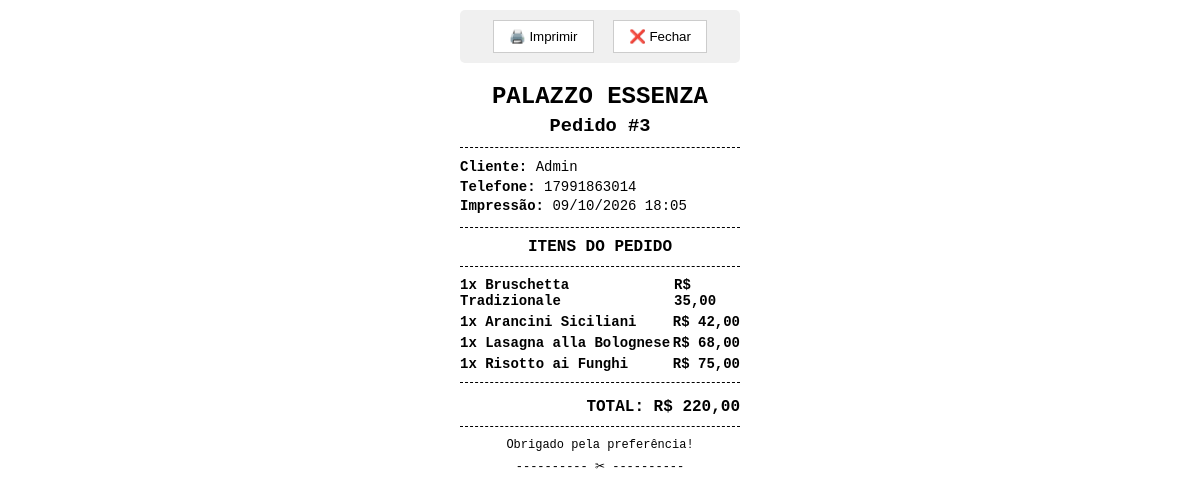
The page /imprimir_pedido.php?id=3 (signed in) on the database its author committed.
### tables this page shows
CREATE TABLE `pedidos` (
  `id` int(11) NOT NULL,
  `usuario_id` int(11) NOT NULL,
  `total` decimal(10,2) NOT NULL,
  `status` varchar(50) DEFAULT 'pendente',
  `troco_para` decimal(10,2) DEFAULT NULL,
  `criado_em` timestamp NULL DEFAULT current_timestamp()
);

CREATE TABLE `usuarios` (
  `id` int(11) NOT NULL,
  `nome` varchar(100) NOT NULL,
  `email` varchar(100) NOT NULL,
  `senha` varchar(255) NOT NULL,
  `telefone` varchar(20) NOT NULL,
  `criado_em` timestamp NULL DEFAULT current_timestamp(),
  `is_admin` tinyint(1) DEFAULT 0,
  `foto_perfil` mediumblob DEFAULT NULL,
  `codigo_ativacao` varchar(6) DEFAULT NULL,
  `status_conta` varchar(20) DEFAULT 'pendente'
);

CREATE TABLE `itens_pedido` (
  `id` int(11) NOT NULL,
  `pedido_id` int(11) NOT NULL,
  `nome_produto` varchar(255) NOT NULL,
  `detalhes` text DEFAULT NULL,
  `quantidade` int(11) DEFAULT 1,
  `preco_unitario` decimal(10,2) NOT NULL
);

### imprimir_pedido.php (the view, shortened to what this page needs)
<?php
require 'conexao.php';
$pedido_id = $_GET['id'];
try {
    $stmt = $pdo->prepare("
        SELECT p.*, u.nome, u.telefone
        FROM pedidos p
        JOIN usuarios u ON p.usuario_id = u.id
        WHERE p.id = ?
    ");
    $stmt->execute([$pedido_id]);
    $pedido = $stmt->fetch(PDO::FETCH_ASSOC);
    $stmtItens = $pdo->prepare("SELECT * FROM itens_pedido WHERE pedido_id = ?");
    $stmtItens->execute([$pedido_id]);
    $itens = $stmtItens->fetchAll(PDO::FETCH_ASSOC);
} catch (PDOException $e) {
    die("Erro ao buscar pedido: " . $e->getMessage());
}
?>
<!DOCTYPE html>
<html lang="pt-br">
<head>
</head>
<body onload="window.print()">
    <div class="controls">
        <button onclick="window.print()">🖨️ Imprimir</button>
        <button onclick="window.close()">❌ Fechar</button>
    </div>
    <h2>PALAZZO ESSENZA</h2>
    <h3>Pedido #<?= $pedido['id'] ?></h3>
    <div class="divider"></div>
    <p>
        <strong>Cliente:</strong> <?= htmlspecialchars(explode(' ', $pedido['nome'])[0]) ?><br>
        <strong>Telefone:</strong> <?= htmlspecialchars($pedido['telefone']) ?><br>
        <strong>Impressão:</strong> <?= date('d/m/Y H:i') ?>
    </p>
    <div class="divider"></div>
    <h4>ITENS DO PEDIDO</h4>
    <div class="divider"></div>
    <?php foreach ($itens as $item): ?>
        <div class="item">
            <span>1x <?= htmlspecialchars($item['nome_produto']) ?></span>
            <span>R$ <?= number_format($item['preco_unitario'], 2, ',', '.') ?></span>
        </div>
    <?php endforeach; ?>
    <div class="divider"></div>
    <div class="total-box">
        TOTAL: R$ <?= number_format($pedido['total'], 2, ',', '.') ?>
    </div>
    <div class="divider"></div>
    <p style="text-align: center; font-size: 12px;">Obrigado pela preferência!</p>
    <p style="text-align: center; font-size: 12px;">---------- ✂ ----------</p>
</body>
</html>

### imprimir_pedido.php (style rules this page uses)
* { box-sizing: border-box; }
body { font-family: 'Courier New', Courier, monospace; width: 300px; margin: 0 auto; padding: 10px; color: #000; background: #fff; }
h2, h3, h4 { text-align: center; margin: 5px 0; }
p { margin: 5px 0; font-size: 14px; line-height: 1.4; }
.divider { border-top: 1px dashed #000; margin: 10px 0; }
.item { display: flex; justify-content: space-between; font-weight: bold; font-size: 14px; margin-top: 5px; }
.total-box { margin-top: 15px; font-size: 16px; font-weight: bold; text-align: right; }
.controls { text-align: center; margin-bottom: 20px; padding: 10px; background: #f0f0f0; border-radius: 5px; }
.controls button { padding: 8px 15px; margin: 0 5px; cursor: pointer; border: 1px solid #ccc; background: #fff; }

### rows shown on the page
pedidos: id "3", usuario.nome "Admin", usuario.telefone "17991863014", total "220,00"
itens_pedido: nome_produto "Bruschetta Tradizionale", preco_unitario "35,00"
itens_pedido: nome_produto "Arancini Siciliani", preco_unitario "42,00"
itens_pedido: nome_produto "Lasagna alla Bolognese", preco_unitario "68,00"
itens_pedido: nome_produto "Risotto ai Funghi", preco_unitario "75,00"
